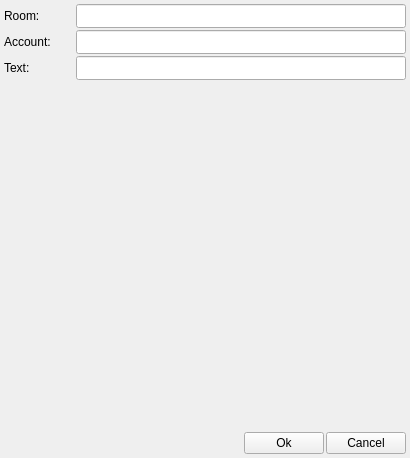
<ui version="4.0" >
 <class>mucinvite</class>
 <widget class="QWidget" name="mucinvite" >
  <property name="geometry" >
   <rect>
    <x>0</x>
    <y>0</y>
    <width>410</width>
    <height>458</height>
   </rect>
  </property>
  <property name="windowTitle" >
   <string>Invite contact(s) to conference</string>
  </property>
  <property name="windowIcon" >
   <iconset>muc.png</iconset>
  </property>
  <layout class="QVBoxLayout" >
   <property name="spacing" >
    <number>2</number>
   </property>
   <property name="leftMargin" >
    <number>4</number>
   </property>
   <property name="topMargin" >
    <number>4</number>
   </property>
   <property name="rightMargin" >
    <number>4</number>
   </property>
   <property name="bottomMargin" >
    <number>4</number>
   </property>
   <item>
    <layout class="QHBoxLayout" >
     <item>
      <widget class="QLabel" name="label_room" >
       <property name="sizePolicy" >
        <sizepolicy vsizetype="Fixed" hsizetype="Fixed" >
         <horstretch>0</horstretch>
         <verstretch>0</verstretch>
        </sizepolicy>
       </property>
       <property name="minimumSize" >
        <size>
         <width>70</width>
         <height>22</height>
        </size>
       </property>
       <property name="maximumSize" >
        <size>
         <width>70</width>
         <height>22</height>
        </size>
       </property>
       <property name="text" >
        <string>Room:</string>
       </property>
       <property name="indent" >
        <number>0</number>
       </property>
      </widget>
     </item>
     <item>
      <widget class="QLineEdit" name="invite_room" >
       <property name="minimumSize" >
        <size>
         <width>0</width>
         <height>24</height>
        </size>
       </property>
       <property name="maximumSize" >
        <size>
         <width>16777215</width>
         <height>24</height>
        </size>
       </property>
       <property name="readOnly" >
        <bool>true</bool>
       </property>
      </widget>
     </item>
    </layout>
   </item>
   <item>
    <layout class="QHBoxLayout" >
     <item>
      <widget class="QLabel" name="label_account" >
       <property name="sizePolicy" >
        <sizepolicy vsizetype="Fixed" hsizetype="Fixed" >
         <horstretch>0</horstretch>
         <verstretch>0</verstretch>
        </sizepolicy>
       </property>
       <property name="minimumSize" >
        <size>
         <width>70</width>
         <height>22</height>
        </size>
       </property>
       <property name="maximumSize" >
        <size>
         <width>70</width>
         <height>22</height>
        </size>
       </property>
       <property name="text" >
        <string>Account:</string>
       </property>
       <property name="indent" >
        <number>0</number>
       </property>
      </widget>
     </item>
     <item>
      <widget class="QLineEdit" name="invite_account" >
       <property name="minimumSize" >
        <size>
         <width>0</width>
         <height>24</height>
        </size>
       </property>
       <property name="maximumSize" >
        <size>
         <width>16777215</width>
         <height>24</height>
        </size>
       </property>
       <property name="readOnly" >
        <bool>true</bool>
       </property>
      </widget>
     </item>
    </layout>
   </item>
   <item>
    <layout class="QHBoxLayout" >
     <property name="bottomMargin" >
      <number>4</number>
     </property>
     <item>
      <widget class="QLabel" name="label_text" >
       <property name="sizePolicy" >
        <sizepolicy vsizetype="Fixed" hsizetype="Fixed" >
         <horstretch>0</horstretch>
         <verstretch>0</verstretch>
        </sizepolicy>
       </property>
       <property name="minimumSize" >
        <size>
         <width>70</width>
         <height>22</height>
        </size>
       </property>
       <property name="maximumSize" >
        <size>
         <width>70</width>
         <height>22</height>
        </size>
       </property>
       <property name="text" >
        <string>Text:</string>
       </property>
       <property name="indent" >
        <number>0</number>
       </property>
      </widget>
     </item>
     <item>
      <widget class="QLineEdit" name="invite_text" >
       <property name="minimumSize" >
        <size>
         <width>0</width>
         <height>24</height>
        </size>
       </property>
       <property name="maximumSize" >
        <size>
         <width>16777215</width>
         <height>24</height>
        </size>
       </property>
      </widget>
     </item>
    </layout>
   </item>
   <item>
    <widget class="QFrame" name="frame_contacts" >
     <property name="sizePolicy" >
      <sizepolicy vsizetype="Expanding" hsizetype="Expanding" >
       <horstretch>0</horstretch>
       <verstretch>0</verstretch>
      </sizepolicy>
     </property>
     <property name="_yate_uiwidget" stdset="0" >
      <bool>true</bool>
     </property>
     <property name="_yate_uiwidget_name" stdset="0" >
      <string>invite_contacts</string>
     </property>
     <property name="_yate_uiwidget_class" stdset="0" >
      <string>CustomTable</string>
     </property>
     <property name="_yate_uiwidget_params" stdset="0" >
      <stringlist>
       <string>property:sortingEnabled=true</string>
       <string>property:_yate_horizontalheader=true</string>
       <string>property:_yate_notifyonenterpressed=false</string>
       <string>property:_yate_notifyitemchanged=false</string>
       <string>property:_yate_itemheight=0</string>
       <string>property:_yate_sorting=2,true</string>
       <string>hheader_columns=Enabled,Name,Contact,Status</string>
       <string>hheader_columns_check=enabled</string>
       <string>hheader_columns_size=60</string>
       <string>hheader_columns_resize=contents</string>
      </stringlist>
     </property>
    </widget>
   </item>
   <item>
    <layout class="QHBoxLayout" >
     <property name="topMargin" >
      <number>6</number>
     </property>
     <item>
      <spacer>
       <property name="orientation" >
        <enum>Qt::Horizontal</enum>
       </property>
       <property name="sizeHint" >
        <size>
         <width>40</width>
         <height>20</height>
        </size>
       </property>
      </spacer>
     </item>
     <item>
      <widget class="QPushButton" name="ok" >
       <property name="text" >
        <string>Ok</string>
       </property>
       <property name="icon" >
        <iconset>ok.png</iconset>
       </property>
       <property name="shortcut" >
        <string>Return</string>
       </property>
      </widget>
     </item>
     <item>
      <widget class="QPushButton" name="button_hide" >
       <property name="text" >
        <string>Cancel</string>
       </property>
       <property name="icon" >
        <iconset>close.png</iconset>
       </property>
       <property name="shortcut" >
        <string>Esc</string>
       </property>
      </widget>
     </item>
    </layout>
   </item>
  </layout>
 </widget>
 <resources/>
 <connections/>
</ui>
